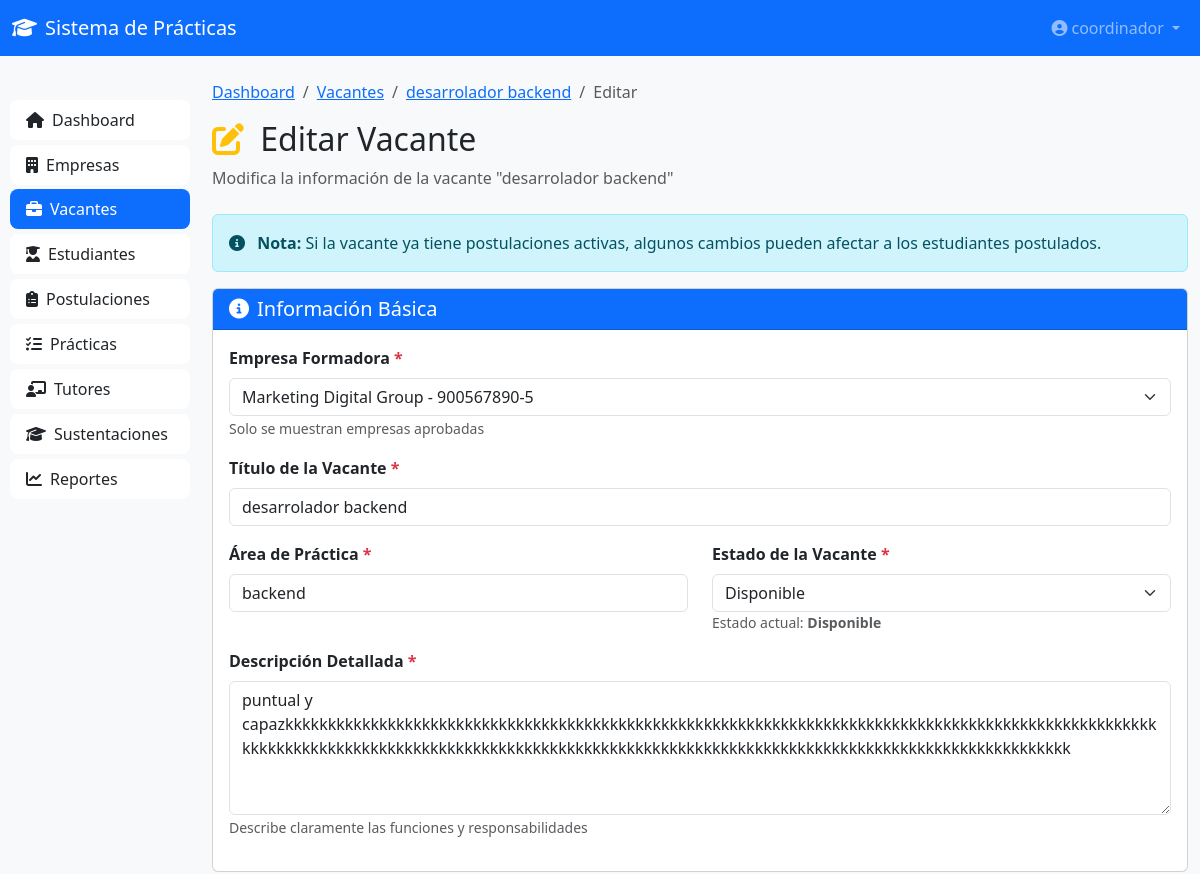
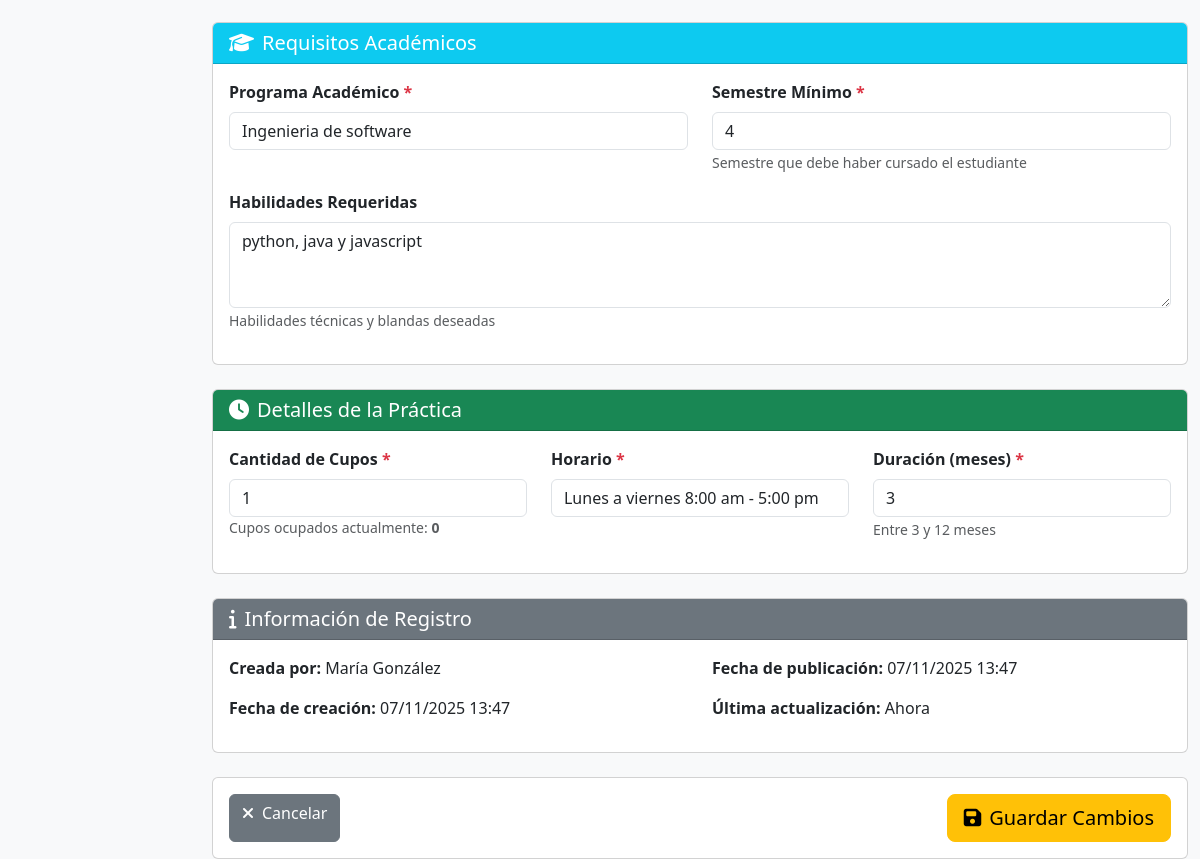
The app's page /vacantes/8/editar/ (signed in), older data (2 pictures, top to bottom).
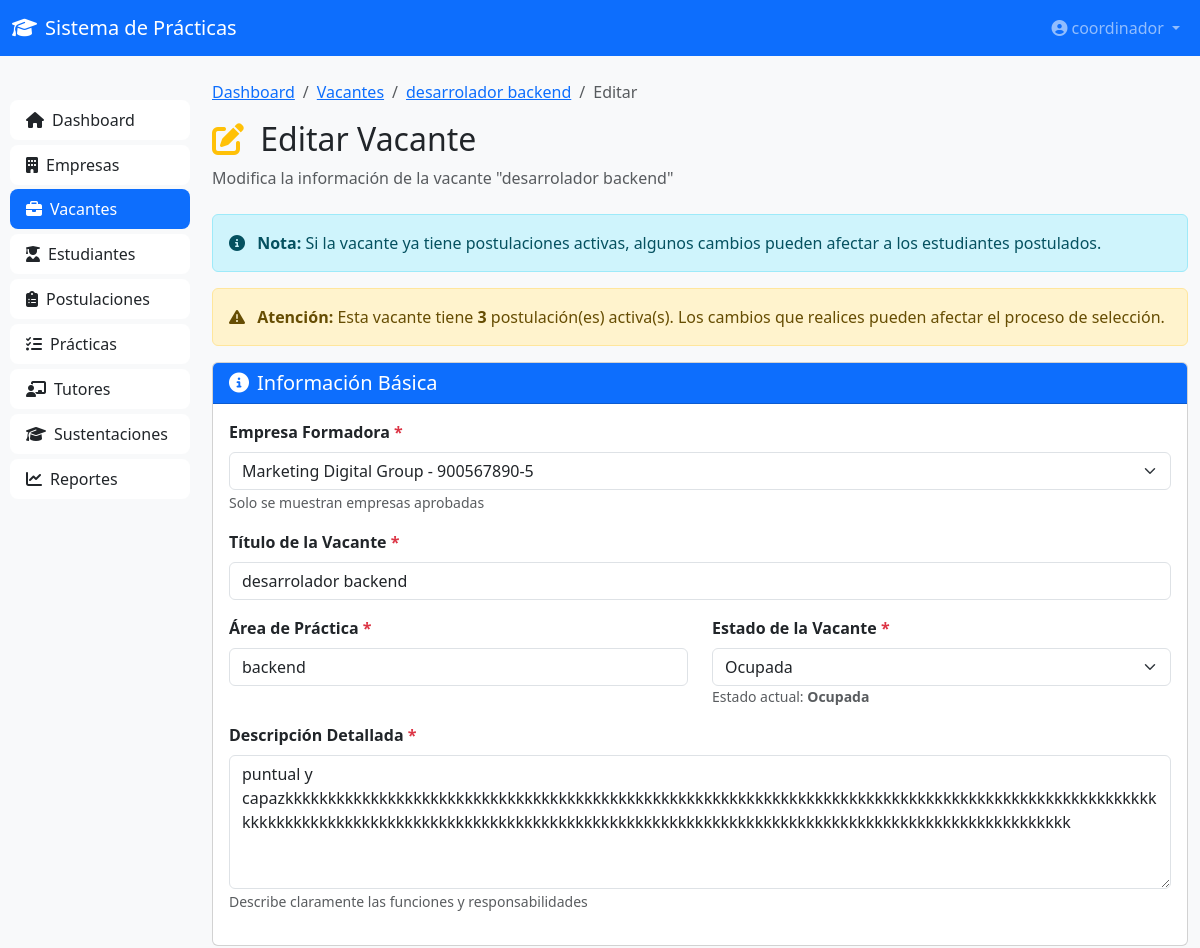
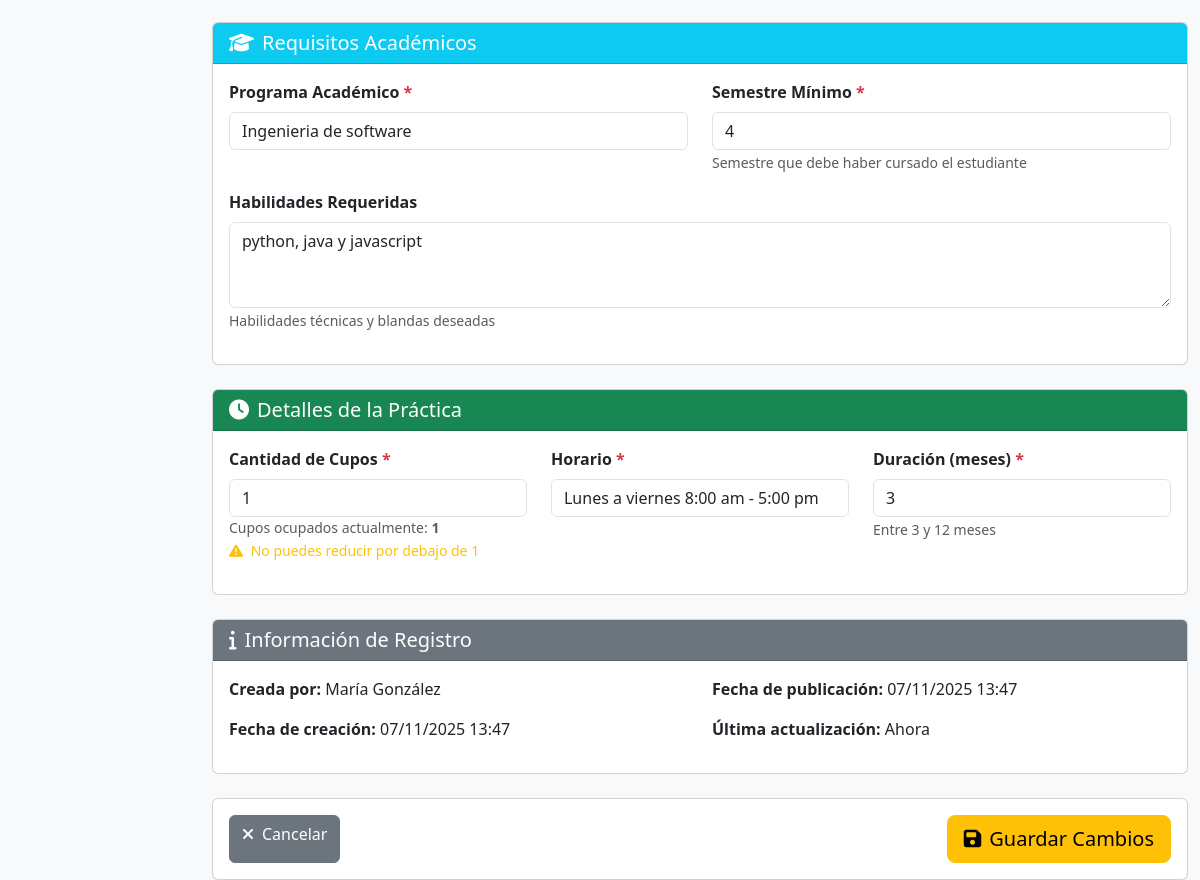
The same page, newer data (2 pictures, top to bottom).
### coordinacion/models.py (models this page shows, shortened)
class Vacante(models.Model):
    ESTADO_CHOICES = [
        ('DISPONIBLE', 'Disponible'),
        ('OCUPADA', 'Ocupada'),
        ('CERRADA', 'Cerrada'),
    ]
    empresa = models.ForeignKey(Empresa, on_delete=models.CASCADE, related_name='vacantes')
    titulo = models.CharField(max_length=300)
    area_practica = models.CharField(max_length=200, help_text='Área propuesta por la empresa')
    descripcion = models.TextField()
    cantidad_cupos = models.IntegerField(default=1)
    cupos_ocupados = models.IntegerField(default=0)
    programa_academico = models.CharField(max_length=200)
    semestre_minimo = models.IntegerField()
    habilidades_requeridas = models.TextField(blank=True, null=True)
    horario = models.CharField(max_length=200)
    duracion_meses = models.IntegerField(default=6)
    estado = models.CharField(max_length=20, choices=ESTADO_CHOICES, default='DISPONIBLE')
    creada_por = models.ForeignKey(Coordinador, on_delete=models.CASCADE, related_name='vacantes_creadas')
    fecha_creacion = models.DateTimeField(auto_now_add=True)
    fecha_publicacion = models.DateTimeField(blank=True, null=True)
    fecha_cierre = models.DateTimeField(blank=True, null=True)
    class Meta:
        verbose_name = 'Vacante de Práctica'
        verbose_name_plural = 'Vacantes de Práctica'
        ordering = ['-fecha_creacion']

class Coordinador(models.Model):
    user = models.OneToOneField(User, on_delete=models.CASCADE, related_name='coordinador')
    nombre_completo = models.CharField(max_length=200)
    email = models.EmailField(unique=True)
    telefono = models.CharField(max_length=20, blank=True, null=True)
    fecha_creacion = models.DateTimeField(auto_now_add=True)
    activo = models.BooleanField(default=True)
    class Meta:
        verbose_name = 'Coordinador Empresarial'
        verbose_name_plural = 'Coordinadores Empresariales'

### coordinacion/views.py (the view)
# urls.py: path('vacantes/<int:vacante_id>/editar/', views.vacante_editar, name='vacante_editar'),
@login_required
def vacante_editar(request, vacante_id):
    vacante = get_object_or_404(Vacante, id=vacante_id)
    postulaciones_count = vacante.postulaciones.exclude(estado='RECHAZADO').count()
    if request.method == 'POST':
        form = VacanteForm(request.POST, instance=vacante)
        if form.is_valid():
            nueva_cantidad = form.cleaned_data.get('cantidad_cupos')
            if nueva_cantidad < vacante.cupos_ocupados:
                messages.error(
                    request,
                    f'❌ No puedes reducir los cupos por debajo de {vacante.cupos_ocupados} (cupos ya ocupados)'
                )
                return render(request, 'coordinacion/vacantes/editar.html', {
                    'form': form,
                    'vacante': vacante,
                    'postulaciones_count': postulaciones_count,
                })
            vacante = form.save()
            messages.success(
                request,
                f'✅ Vacante "{vacante.titulo}" actualizada exitosamente'
            )
            return redirect('coordinacion:vacante_detalle', vacante_id=vacante.id)
        else:
            messages.error(request, '❌ Por favor, corrige los errores en el formulario')
    else:
        form = VacanteForm(instance=vacante)
    context = {
        'form': form,
        'vacante': vacante,
        'postulaciones_count': postulaciones_count,
    }
    return render(request, 'coordinacion/vacantes/editar.html', context)

### coordinacion/models.py (called while the page is built)
    def __str__(self):
        return f"{self.razon_social} - {self.nit}"

### coordinacion/templates/coordinacion/vacantes/editar.html (shortened to what the changed rows need)
{% extends 'coordinacion/base.html' %}
{% load static %}
{% block content %}
<div class="container-fluid mt-4">
    <div class="row">
        <div class="col-md-9 col-lg-10">
            <nav aria-label="breadcrumb">
                <ol class="breadcrumb">
                    <li class="breadcrumb-item"><a href="{% url 'coordinacion:vacante_detalle' vacante.id %}">{{ vacante.titulo }}</a></li>
                </ol>
            </nav>
            <div class="mb-4">
                <h2>
                    <i class="fas fa-edit me-2 text-warning"></i>
                    Editar Vacante
                </h2>
                <p class="text-muted">Modifica la información de la vacante "{{ vacante.titulo }}"</p>
            </div>
            <div class="alert alert-info">
                <i class="fas fa-info-circle me-2"></i>
                <strong>Nota:</strong> Si la vacante ya tiene postulaciones activas, algunos cambios pueden afectar a los estudiantes postulados.
            </div>
            {% if postulaciones_count > 0 %}
                <div class="alert alert-warning">
                    <i class="fas fa-exclamation-triangle me-2"></i>
                    <strong>Atención:</strong> Esta vacante tiene <strong>{{ postulaciones_count }}</strong> postulación(es) activa(s).
                    Los cambios que realices pueden afectar el proceso de selección.
                </div>
            {% endif %}
            <form method="POST" id="vacanteEditForm">
                <div class="row g-4">
                    <div class="col-12">
                        <div class="card">
                            <div class="card-body">
                                <div class="row">
                                    <div class="col-md-12 mb-3">
                                        <label for="{{ form.empresa.id_for_label }}" class="form-label fw-bold">
                                            {{ form.empresa.label }} <span class="text-danger">*</span>
                                        </label>
                                        {{ form.empresa }}
                                        <small class="text-muted">Solo se muestran empresas aprobadas</small>
                                    </div>
                                    <div class="col-md-12 mb-3">
                                        <label for="{{ form.titulo.id_for_label }}" class="form-label fw-bold">
                                            {{ form.titulo.label }} <span class="text-danger">*</span>
                                        </label>
                                        {{ form.titulo }}
                                    </div>
                                    <div class="col-md-6 mb-3">
                                        <label for="{{ form.area_practica.id_for_label }}" class="form-label fw-bold">
                                            {{ form.area_practica.label }} <span class="text-danger">*</span>
                                        </label>
                                        {{ form.area_practica }}
                                    </div>
                                    <div class="col-md-6 mb-3">
                                        <label for="{{ form.estado.id_for_label }}" class="form-label fw-bold">
                                            {{ form.estado.label }} <span class="text-danger">*</span>
                                        </label>
                                        {{ form.estado }}
                                        <small class="text-muted d-block">
                                            Estado actual: <strong>{{ vacante.get_estado_display }}</strong>
                                        </small>
                                    </div>
                                    <div class="col-md-12 mb-3">
                                        <label for="{{ form.descripcion.id_for_label }}" class="form-label fw-bold">
                                            {{ form.descripcion.label }} <span class="text-danger">*</span>
                                        </label>
                                        {{ form.descripcion }}
                                        <small class="text-muted">Describe claramente las funciones y responsabilidades</small>
                                    </div>
                                </div>
                            </div>
                        </div>
                    </div>
                    <div class="col-12">
                        <div class="card">
                            <div class="card-body">
                                <div class="row">
                                    <div class="col-md-6 mb-3">
                                        <label for="{{ form.programa_academico.id_for_label }}" class="form-label fw-bold">
                                            {{ form.programa_academico.label }} <span class="text-danger">*</span>
                                        </label>
                                        {{ form.programa_academico }}
                                    </div>
                                    <div class="col-md-6 mb-3">
                                        <label for="{{ form.semestre_minimo.id_for_label }}" class="form-label fw-bold">
                                            {{ form.semestre_minimo.label }} <span class="text-danger">*</span>
                                        </label>
                                        {{ form.semestre_minimo }}
                                        <small class="text-muted">Semestre que debe haber cursado el estudiante</small>
                                    </div>
                                    <div class="col-md-12 mb-3">
                                        <label for="{{ form.habilidades_requeridas.id_for_label }}" class="form-label fw-bold">
                                            {{ form.habilidades_requeridas.label }}
                                        </label>
                                        {{ form.habilidades_requeridas }}
                                        <small class="text-muted">Habilidades técnicas y blandas deseadas</small>
                                    </div>
                                </div>
                            </div>
                        </div>
                    </div>
                    <div class="col-12">
                        <div class="card">
                            <div class="card-body">
                                <div class="row">
                                    <div class="col-md-4 mb-3">
                                        <label for="{{ form.cantidad_cupos.id_for_label }}" class="form-label fw-bold">
                                            {{ form.cantidad_cupos.label }} <span class="text-danger">*</span>
                                        </label>
                                        {{ form.cantidad_cupos }}
                                        <small class="text-muted d-block">
                                            Cupos ocupados actualmente: <strong>{{ vacante.cupos_ocupados }}</strong>
                                        </small>
                                        {% if vacante.cupos_ocupados > 0 %}
                                            <small class="text-warning">
                                                <i class="fas fa-exclamation-triangle me-1"></i>
                                                No puedes reducir por debajo de {{ vacante.cupos_ocupados }}
                                            </small>
                                        {% endif %}
                                    </div>
                                    <div class="col-md-4 mb-3">
                                        <label for="{{ form.horario.id_for_label }}" class="form-label fw-bold">
                                            {{ form.horario.label }} <span class="text-danger">*</span>
                                        </label>
                                        {{ form.horario }}
                                    </div>
                                    <div class="col-md-4 mb-3">
                                        <label for="{{ form.duracion_meses.id_for_label }}" class="form-label fw-bold">
                                            {{ form.duracion_meses.label }} <span class="text-danger">*</span>
                                        </label>
                                        {{ form.duracion_meses }}
                                        <small class="text-muted">Entre 3 y 12 meses</small>
                                    </div>
                                </div>
                            </div>
                        </div>
                    </div>
                    <div class="col-12">
                        <div class="card">
                            <div class="card-body">
                                <div class="row">
                                    <div class="col-md-6">
                                        <p><strong>Creada por:</strong> {{ vacante.creada_por.nombre_completo }}</p>
                                        <p><strong>Fecha de creación:</strong> {{ vacante.fecha_creacion|date:"d/m/Y H:i" }}</p>
                                    </div>
                                    <div class="col-md-6">
                                        {% if vacante.fecha_publicacion %}
                                            <p><strong>Fecha de publicación:</strong> {{ vacante.fecha_publicacion|date:"d/m/Y H:i" }}</p>
                                        {% endif %}
                                        <p><strong>Última actualización:</strong> Ahora</p>
                                    </div>
                                </div>
                            </div>
                        </div>
                    </div>
                </div>
            </form>
        </div>
    </div>
</div>
{% endblock %}

Row changes from the older to the newer data that the page shows:
changed Vacante "desarrolador backend": estado "Disponible" → "Ocupada"; cupos_ocupados "0" → "1"; cupos_ocupados (not shown) → "1"
Text that changed along with them:
{{ postulaciones_count }}: (not shown) → "3"
text now shown: "Atención: Esta vacante tiene postulación(es) activa(s). Los cambios que realices pueden afectar el proceso de selección. No puedes reducir por debajo de"
